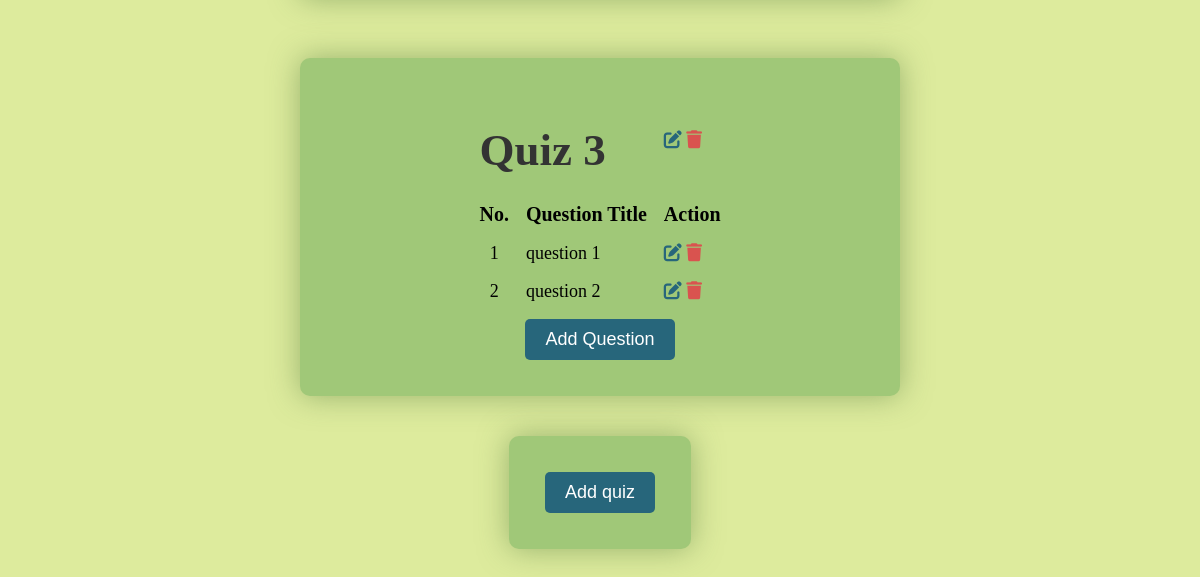
The app's page /admindb/quiz_dashboard/ (signed in, lower part), older data.
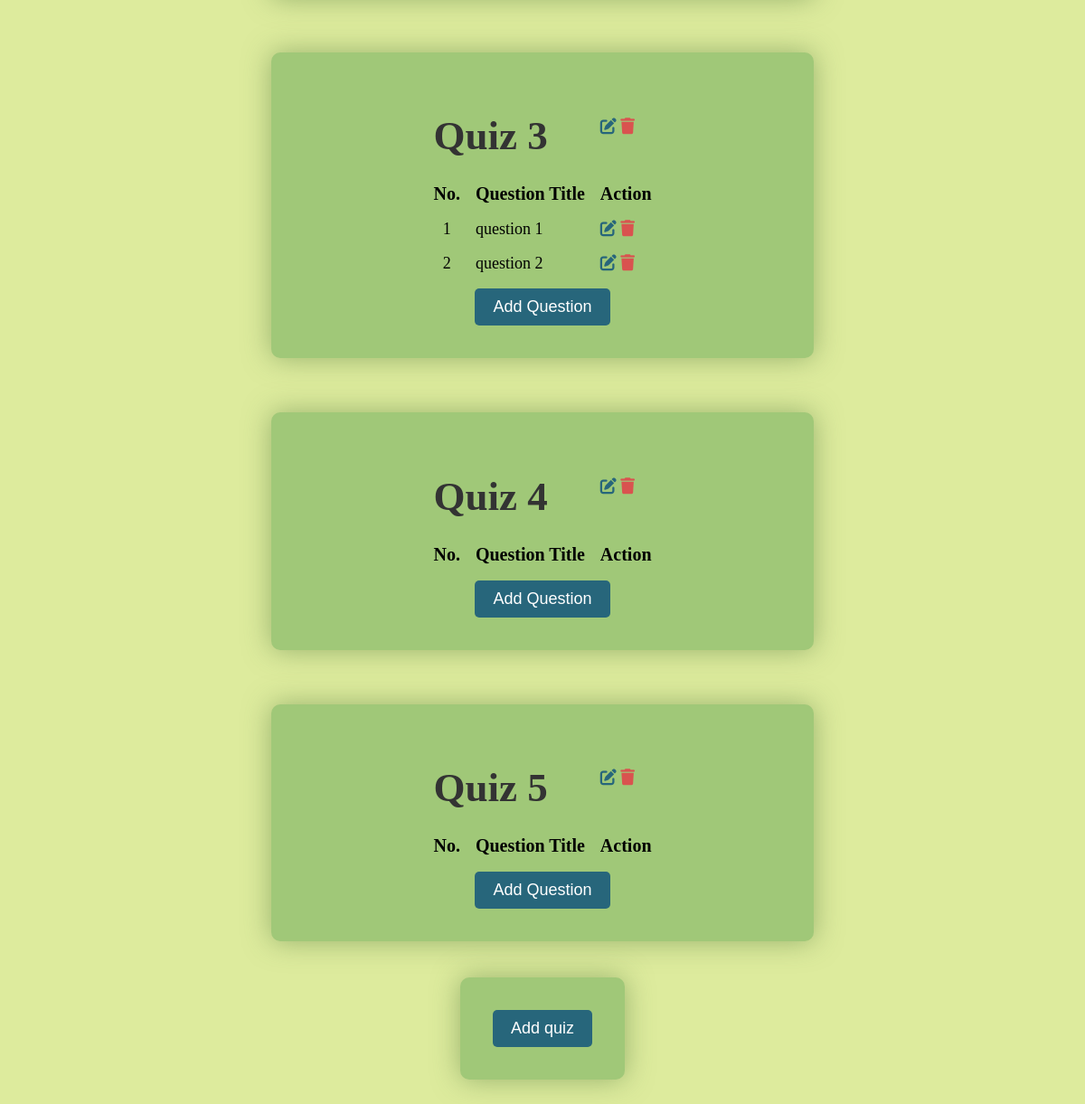
The same page, newer data.
### models.py (models this page shows, shortened)
class Quiz(data.Model):
    __tablename__='quizzes'
    quiz_id=data.Column(data.Integer,primary_key=True)
    quiz_title=data.Column(data.String(200),nullable=False)
    chap_id=data.Column(data.Integer,data.ForeignKey('chap.chap_id'),nullable=False)
    quiz_date=data.Column(data.Date,nullable=False)
    quiz_time=data.Column(data.Integer,nullable=False)
    quiz_score=data.relationship('Scores',backref='Quiz',lazy=True)
    quiz_ques=data.relationship('Questions',backref='Quiz',lazy=True)

class Questions(data.Model):
    __tablename__="question"
    ques_id=data.Column(data.Integer,primary_key=True)
    ques_title=data.Column(data.String(200),nullable=False)
    ques_statement=data.Column(data.Text,nullable=False,unique=True)
    options=data.relationship('Option',backref='question',cascade='all,delete-orphan',lazy='dynamic',foreign_keys='Option.op_ques_id')
    quiz_id=data.Column(data.Integer,data.ForeignKey('quizzes.quiz_id'),nullable=False)
    correct_option=data.Column(data.Integer,data.ForeignKey('options.op_id'),nullable=True)

### app.py (the view)
@application.route('/admindb/quiz_dashboard/')
def quiz_dashboard():
    if 'admin' not in session:
        flash('Please Login','error')
        return redirect(url_for('Admin_Login'))
    Quizzes=Quiz.query.all()
    Question=Questions.query.all()
    return render_template('quiz_dashboard.html',quizzes=Quizzes,Question=Question,user="Admin",request_path=request.path)

### templates/quiz_dashboard.html (shortened to what this page needs)
{% extends 'index.html' %}
{% block navbar %}
{% include "admin-navbar.html" %}
{% endblock %}
{% block content %}
<center>
    <div id="quizdashboard">
        {% for quiz in quizzes %}
        <table>
            <tr>
                <td colspan="2"><h1>{{ quiz.quiz_title }}</h1></td>
                <td>
                    <a href="{{ url_for('edit_quiz',quiz_id=quiz.quiz_id) }}"><i class="fa fa-edit"></i></a>
                    <a href="{{ url_for('delete_quiz',quiz_id=quiz.quiz_id) }}"><i class="fa fa-trash"></i></a>
                    </td>
            </tr>
            <tr>
                <th>No.</th>
                <th style="white-space: nowrap;">Question Title</th>
                <th>Action</th>
            </tr>
            {% set ns = namespace(question_no=0) %}
            {% for question in Question %}
            {% if question.quiz_id == quiz.quiz_id %}
            {% set ns.question_no = ns.question_no + 1 %}
            <tr>
                <td style="text-align: center;">{{ ns.question_no }}</td>
                <td>{{ question.ques_title }}</td>
                <td><a href="{{ url_for('edit_question',quiz_id=quiz.quiz_id,question_id=question.ques_id) }}"><i class="fa fa-edit"></i></a>
                    <a href="{{ url_for('delete_question',question_id=question.ques_id) }}"><i class="fa fa-trash"></i></a>
                </td>
            </tr>
            {% endif %}
            {% endfor %}
            <tr>
                <td colspan="3" style="text-align: center;"><a href="{{ url_for('create_question',quiz_id=quiz.quiz_id) }}"><input type="button"
                            value="Add Question"></a></td>
            </tr>
        </table>
        {% endfor %}
    </div>
    <div>
        <table>
            <tr>
                <td><a href="{{ url_for('create_quiz') }}"><input type="button" value="Add quiz"></a></td>
            </tr>
        </table>
    </div>
</center>
{% endblock %}

Row changes from the older to the newer data that the page shows:
added Quiz: quiz_title "Quiz 4"
added Quiz: quiz_title "Quiz 5"
